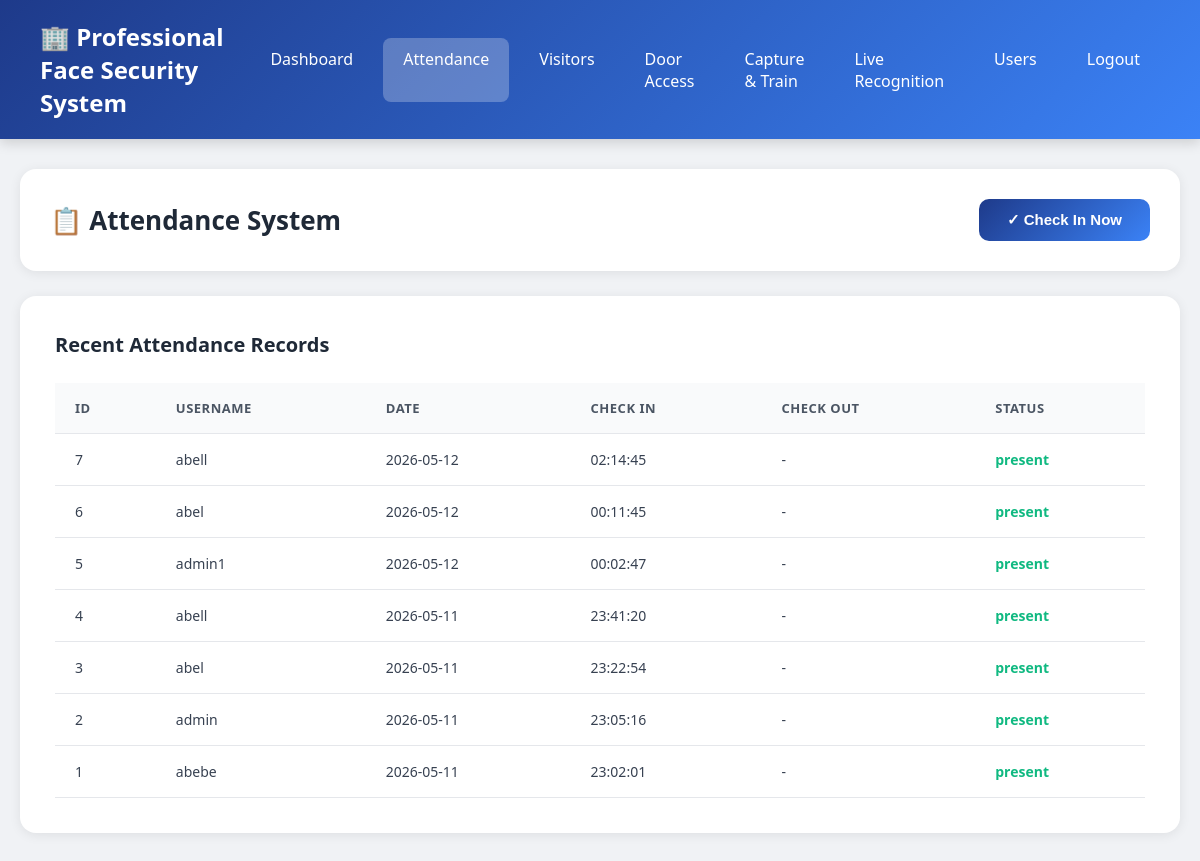
The app's page /attendance (signed in) with its own data.
### tables this page shows
CREATE TABLE attendance
        (id INTEGER PRIMARY KEY AUTOINCREMENT,
         username TEXT NOT NULL,
         date TEXT NOT NULL,
         check_in TEXT,
         check_out TEXT,
         status TEXT DEFAULT 'present');

### app.py (the view)
@app.route('/attendance')
@login_required
@kyc_required
def attendance():
    username = session['username']
    role = session.get('role', 'user')
    conn = sqlite3.connect(DATABASE)
    c = conn.cursor()
    if role == 'admin':
        c.execute('SELECT * FROM attendance ORDER BY date DESC, check_in DESC LIMIT 30')
    else:
        c.execute('SELECT * FROM attendance WHERE username = ? ORDER BY date DESC, check_in DESC LIMIT 30', (username,))
    attendance_records = c.fetchall()
    conn.close()
    return render_template('attendance.html', username=username, role=role, records=attendance_records)

### app.py (called while the page is built)
def login_required(f):
    @wraps(f)
    def decorated_function(*args, **kwargs):
        if 'username' not in session:
            return redirect(url_for('login'))
        return f(*args, **kwargs)
    return decorated_function

def kyc_required(f):
    @wraps(f)
    def decorated_function(*args, **kwargs):
        if 'username' not in session:
            return redirect(url_for('login'))
        if session.get('role') != 'admin' and not session.get('kyc_verified'):
            return redirect(url_for('kyc_pending'))
        return f(*args, **kwargs)
    return decorated_function

### templates/attendance.html (shortened to what this page needs)
<!DOCTYPE html>
<html lang="en">
<head>
</head>
<body>
    <div class="navbar" {% if role != 'admin' %}style="background: linear-gradient(135deg, #2d3748 0%, #4a5568 100%);"{% endif %}>
        <h1>🏢 Professional Face Security System</h1>
        <div class="nav-links">
            <a href="/dashboard">Dashboard</a>
            <a href="/attendance" class="active">Attendance</a>
            {% if role == 'admin' %}
            <a href="/visitors">Visitors</a>
            <a href="/door-access">Door Access</a>
            <a href="/capture">Capture & Train</a>
            {% endif %}
            <a href="/recognize-live">Live Recognition</a>
            {% if role == 'admin' %}
            <a href="/user-management">Users</a>
            {% endif %}
            <a href="/logout">Logout</a>
        </div>
    </div>
    <div class="container">
        <div class="page-header">
            <h2>{% if role == 'admin' %}📋 Attendance System{% else %}📋 My Attendance{% endif %}</h2>
            <button class="btn btn-primary" onclick="checkIn()">✓ Check In Now</button>
        </div>
        <div class="content-card">
            <h3>{% if role == 'admin' %}Recent Attendance Records{% else %}My Recent Attendance{% endif %}</h3>
            <table>
                <thead>
                    <tr>
                        {% if role == 'admin' %}
                        <th>ID</th>
                        <th>Username</th>
                        {% endif %}
                        <th>Date</th>
                        <th>Check In</th>
                        <th>Check Out</th>
                        <th>Status</th>
                    </tr>
                </thead>
                <tbody>
                    {% for record in records %}
                    <tr>
                        {% if role == 'admin' %}
                        <td>{{ record[0] }}</td>
                        <td>{{ record[1] }}</td>
                        <td>{{ record[2] }}</td>
                        <td>{{ record[3] or '-' }}</td>
                        <td>{{ record[4] or '-' }}</td>
                        <td class="status-present">{{ record[5] }}</td>
                        {% else %}
                        <td>{{ record[2] }}</td>
                        <td>{{ record[3] or '-' }}</td>
                        <td>{{ record[4] or '-' }}</td>
                        <td class="status-present">{{ record[5] }}</td>
                        {% endif %}
                    </tr>
                    {% else %}
                    <tr>
                        <td colspan="{% if role == 'admin' %}6{% else %}4{% endif %}" style="text-align: center; color: #9ca3af;">No attendance records yet</td>
                    </tr>
                    {% endfor %}
                </tbody>
            </table>
        </div>
    </div>
</body>
</html>

### templates/attendance.html (style rules this page uses)
* { margin: 0; padding: 0; box-sizing: border-box; }
body { font-family: 'Segoe UI', Tahoma, Geneva, Verdana, sans-serif; background: #f0f2f5; min-height: 100vh; }
.navbar { background: linear-gradient(135deg, #1e3a8a 0%, #3b82f6 100%); padding: 20px 40px; color: white; display: flex; justify-content: space-between; align-items: center; box-shadow: 0 4px 12px rgba(0,0,0,0.15); }
.navbar h1 { font-size: 24px; font-weight: 700; }
.nav-links { display: flex; gap: 10px; }
.nav-links a { color: white; text-decoration: none; padding: 10px 20px; border-radius: 8px; transition: all 0.3s; font-weight: 500; }
.nav-links a.active { background: rgba(255,255,255,0.25); }
.container { max-width: 1200px; margin: 30px auto; padding: 0 20px; }
.page-header { background: white; border-radius: 16px; padding: 30px; margin-bottom: 25px; box-shadow: 0 2px 12px rgba(0,0,0,0.08); display: flex; justify-content: space-between; align-items: center; }
.page-header h2 { color: #1f2937; font-size: 26px; }
.btn { padding: 12px 28px; border: none; border-radius: 10px; font-size: 15px; font-weight: 600; cursor: pointer; transition: all 0.3s; }
.btn-primary { background: linear-gradient(135deg, #1e3a8a 0%, #3b82f6 100%); color: white; }
.content-card { background: white; border-radius: 16px; padding: 35px; box-shadow: 0 2px 12px rgba(0,0,0,0.08); }
.content-card h3 { color: #1f2937; font-size: 20px; margin-bottom: 25px; }
table { width: 100%; border-collapse: collapse; }
th, td { padding: 16px 20px; text-align: left; border-bottom: 1px solid #e5e7eb; }
th { background: #f9fafb; color: #4b5563; font-weight: 700; font-size: 13px; text-transform: uppercase; letter-spacing: 0.5px; }
td { color: #374151; font-size: 14px; }
.status-present { color: #10b981; font-weight: 700; }

### records on screen
attendance: id "7", username "abell", date "2026-05-12", check_in "02:14:45", record "-", status "present"
attendance: id "6", username "abel", date "2026-05-12", check_in "00:11:45", record "-", status "present"
attendance: id "5", username "admin1", date "2026-05-12", check_in "00:02:47", record "-", status "present"
attendance: id "4", username "abell", date "2026-05-11", check_in "23:41:20", record "-", status "present"
attendance: id "3", username "abel", date "2026-05-11", check_in "23:22:54", record "-", status "present"
attendance: id "2", username "admin", date "2026-05-11", check_in "23:05:16", record "-", status "present"
attendance: id "1", username "abebe", date "2026-05-11", check_in "23:02:01", record "-", status "present"
